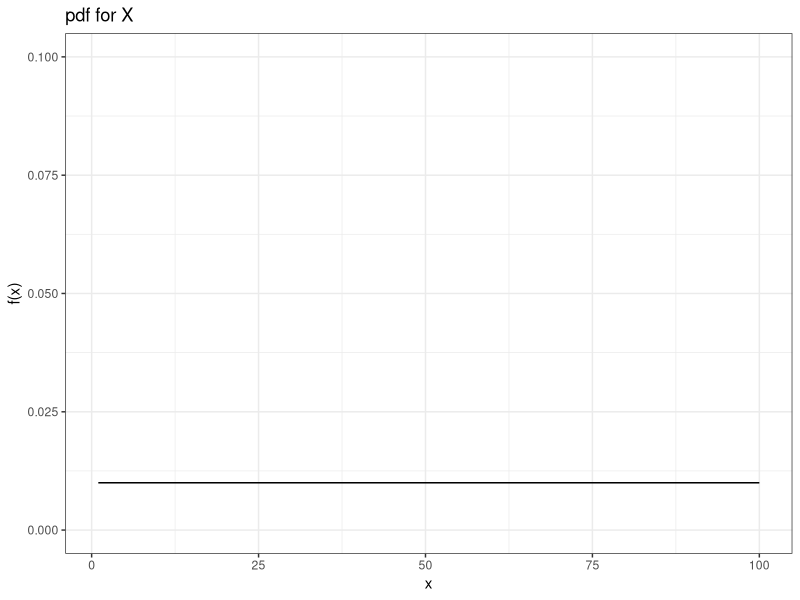
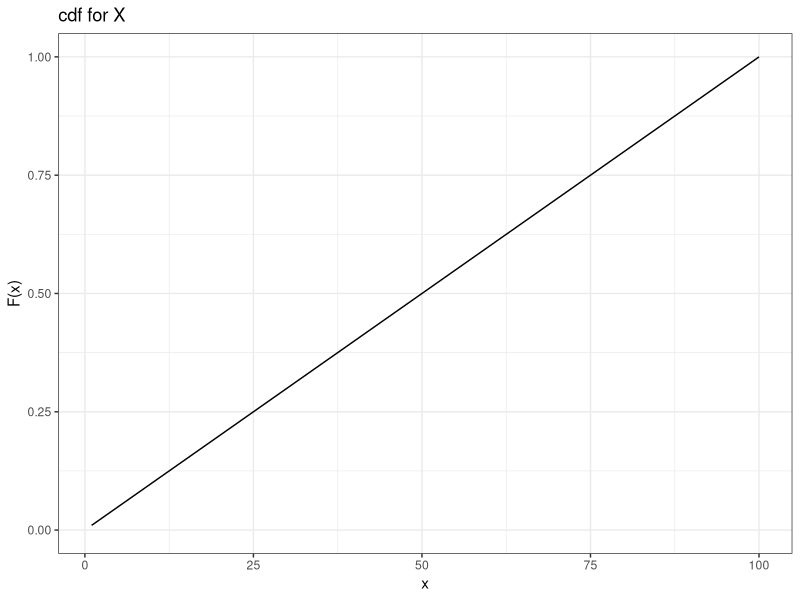
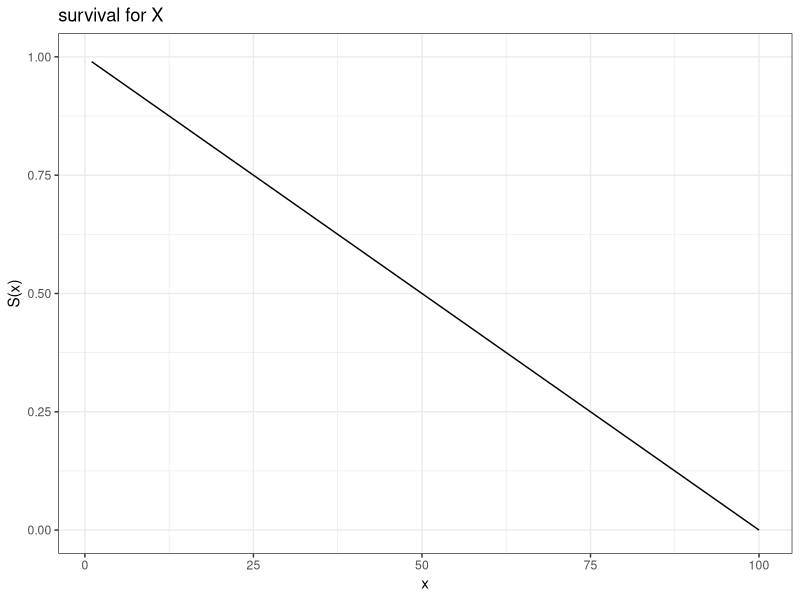

R code for these plots, in order:
## ---- chunk 1
require(tidyverse)
require(ggpubr)
## ---- chunk 2
x <- c(1:100)
y <- dunif(x, 0, 100) #rep(0.01,101)
z <- punif(x, 0, 100)
S <- 1-z
df <- data.frame(x,y,z,S)



p1 <- ggplot(data = df, aes(x=x, y=y)) +
  geom_line() +
  ylim(0, 0.1) +
  labs(x = "x", y = "f(x)") +
  ggtitle("pdf for X") +
  theme_bw()
p2 <- ggplot(data = df, aes(x=x, y=z)) +
  geom_line() +
  ylim(0, 1) +
  labs(x = "x", y = "F(x)") +
  ggtitle("cdf for X") +
  theme_bw()
p3 <- ggplot(data = df, aes(x=x, y=S)) +
  geom_line() +
  ylim(0, 1) +
  labs(x = "x", y = "S(x)") +
  ggtitle("survival for X") +
  theme_bw()

p1
p2
p3

